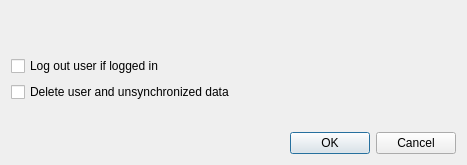
<?xml version="1.0" encoding="UTF-8"?>
<ui version="4.0">
 <class>ConfirmDeleteUserSharedIpadDialog</class>
 <widget class="QDialog" name="ConfirmDeleteUserSharedIpadDialog">
  <property name="windowModality">
   <enum>Qt::WindowModal</enum>
  </property>
  <property name="geometry">
   <rect>
    <x>0</x>
    <y>0</y>
    <width>467</width>
    <height>165</height>
   </rect>
  </property>
  <property name="windowTitle">
   <string/>
  </property>
  <layout class="QVBoxLayout" name="verticalLayout">
   <item>
    <widget class="QLabel" name="confirmLabel">
     <property name="text">
      <string/>
     </property>
     <property name="wordWrap">
      <bool>true</bool>
     </property>
    </widget>
   </item>
   <item>
    <spacer name="verticalSpacer_2">
     <property name="orientation">
      <enum>Qt::Vertical</enum>
     </property>
     <property name="sizeHint" stdset="0">
      <size>
       <width>1</width>
       <height>1</height>
      </size>
     </property>
    </spacer>
   </item>
   <item>
    <widget class="QCheckBox" name="logOut">
     <property name="text">
      <string>Log out user if logged in</string>
     </property>
    </widget>
   </item>
   <item>
    <widget class="QCheckBox" name="forceDelete">
     <property name="text">
      <string>Delete user and unsynchronized data</string>
     </property>
    </widget>
   </item>
   <item>
    <spacer name="verticalSpacer">
     <property name="orientation">
      <enum>Qt::Vertical</enum>
     </property>
     <property name="sizeHint" stdset="0">
      <size>
       <width>1</width>
       <height>1</height>
      </size>
     </property>
    </spacer>
   </item>
   <item>
    <widget class="QDialogButtonBox" name="buttonBox">
     <property name="standardButtons">
      <set>QDialogButtonBox::Cancel|QDialogButtonBox::Ok</set>
     </property>
    </widget>
   </item>
  </layout>
 </widget>
 <resources/>
 <connections>
  <connection>
   <sender>buttonBox</sender>
   <signal>accepted()</signal>
   <receiver>ConfirmDeleteUserSharedIpadDialog</receiver>
   <slot>accept()</slot>
   <hints>
    <hint type="sourcelabel">
     <x>463</x>
     <y>143</y>
    </hint>
    <hint type="destinationlabel">
     <x>490</x>
     <y>107</y>
    </hint>
   </hints>
  </connection>
  <connection>
   <sender>buttonBox</sender>
   <signal>rejected()</signal>
   <receiver>ConfirmDeleteUserSharedIpadDialog</receiver>
   <slot>reject()</slot>
   <hints>
    <hint type="sourcelabel">
     <x>362</x>
     <y>141</y>
    </hint>
    <hint type="destinationlabel">
     <x>290</x>
     <y>111</y>
    </hint>
   </hints>
  </connection>
 </connections>
</ui>
